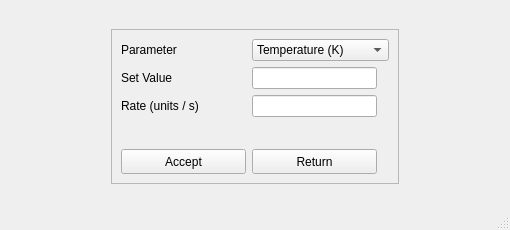
<?xml version="1.0" encoding="UTF-8"?>
<ui version="4.0">
 <class>PPMSCommandWindow</class>
 <widget class="QMainWindow" name="PPMSCommandWindow">
  <property name="geometry">
   <rect>
    <x>0</x>
    <y>0</y>
    <width>510</width>
    <height>230</height>
   </rect>
  </property>
  <property name="sizePolicy">
   <sizepolicy hsizetype="Fixed" vsizetype="Fixed">
    <horstretch>0</horstretch>
    <verstretch>0</verstretch>
   </sizepolicy>
  </property>
  <property name="contextMenuPolicy">
   <enum>Qt::DefaultContextMenu</enum>
  </property>
  <property name="windowTitle">
   <string>Select PPMS command</string>
  </property>
  <property name="animated">
   <bool>false</bool>
  </property>
  <property name="tabShape">
   <enum>QTabWidget::Rounded</enum>
  </property>
  <property name="dockNestingEnabled">
   <bool>false</bool>
  </property>
  <property name="unifiedTitleAndToolBarOnMac">
   <bool>false</bool>
  </property>
  <widget class="QWidget" name="centralwidget">
   <layout class="QGridLayout" name="gridLayout">
    <item row="1" column="0">
     <spacer name="horizontalSpacer">
      <property name="orientation">
       <enum>Qt::Horizontal</enum>
      </property>
      <property name="sizeType">
       <enum>QSizePolicy::Fixed</enum>
      </property>
      <property name="sizeHint" stdset="0">
       <size>
        <width>15</width>
        <height>20</height>
       </size>
      </property>
     </spacer>
    </item>
    <item row="2" column="1">
     <spacer name="verticalSpacer">
      <property name="orientation">
       <enum>Qt::Vertical</enum>
      </property>
      <property name="sizeType">
       <enum>QSizePolicy::Fixed</enum>
      </property>
      <property name="sizeHint" stdset="0">
       <size>
        <width>20</width>
        <height>10</height>
       </size>
      </property>
     </spacer>
    </item>
    <item row="0" column="1">
     <spacer name="verticalSpacer_2">
      <property name="orientation">
       <enum>Qt::Vertical</enum>
      </property>
      <property name="sizeType">
       <enum>QSizePolicy::Fixed</enum>
      </property>
      <property name="sizeHint" stdset="0">
       <size>
        <width>20</width>
        <height>15</height>
       </size>
      </property>
     </spacer>
    </item>
    <item row="1" column="2">
     <spacer name="horizontalSpacer_2">
      <property name="orientation">
       <enum>Qt::Horizontal</enum>
      </property>
      <property name="sizeType">
       <enum>QSizePolicy::Fixed</enum>
      </property>
      <property name="sizeHint" stdset="0">
       <size>
        <width>15</width>
        <height>20</height>
       </size>
      </property>
     </spacer>
    </item>
    <item row="1" column="1">
     <widget class="QFrame" name="frame">
      <property name="sizePolicy">
       <sizepolicy hsizetype="Fixed" vsizetype="Fixed">
        <horstretch>0</horstretch>
        <verstretch>0</verstretch>
       </sizepolicy>
      </property>
      <property name="frameShape">
       <enum>QFrame::StyledPanel</enum>
      </property>
      <property name="frameShadow">
       <enum>QFrame::Raised</enum>
      </property>
      <layout class="QFormLayout" name="formLayout">
       <item row="0" column="0">
        <widget class="QLabel" name="parameterLbl">
         <property name="sizePolicy">
          <sizepolicy hsizetype="Fixed" vsizetype="Preferred">
           <horstretch>0</horstretch>
           <verstretch>0</verstretch>
          </sizepolicy>
         </property>
         <property name="minimumSize">
          <size>
           <width>125</width>
           <height>0</height>
          </size>
         </property>
         <property name="text">
          <string>Parameter</string>
         </property>
         <property name="alignment">
          <set>Qt::AlignLeading|Qt::AlignLeft|Qt::AlignVCenter</set>
         </property>
        </widget>
       </item>
       <item row="0" column="1">
        <widget class="QComboBox" name="parameterComboBox">
         <property name="sizePolicy">
          <sizepolicy hsizetype="Fixed" vsizetype="Preferred">
           <horstretch>0</horstretch>
           <verstretch>0</verstretch>
          </sizepolicy>
         </property>
         <property name="minimumSize">
          <size>
           <width>125</width>
           <height>0</height>
          </size>
         </property>
         <property name="baseSize">
          <size>
           <width>0</width>
           <height>0</height>
          </size>
         </property>
         <property name="editable">
          <bool>false</bool>
         </property>
         <property name="currentIndex">
          <number>0</number>
         </property>
         <property name="frame">
          <bool>true</bool>
         </property>
         <item>
          <property name="text">
           <string>Temperature (K)</string>
          </property>
         </item>
         <item>
          <property name="text">
           <string>Magnetic Field (Oe)</string>
          </property>
         </item>
        </widget>
       </item>
       <item row="1" column="0">
        <widget class="QLabel" name="valLbl">
         <property name="sizePolicy">
          <sizepolicy hsizetype="Fixed" vsizetype="Preferred">
           <horstretch>0</horstretch>
           <verstretch>0</verstretch>
          </sizepolicy>
         </property>
         <property name="minimumSize">
          <size>
           <width>125</width>
           <height>0</height>
          </size>
         </property>
         <property name="text">
          <string>Set Value</string>
         </property>
         <property name="alignment">
          <set>Qt::AlignLeading|Qt::AlignLeft|Qt::AlignVCenter</set>
         </property>
        </widget>
       </item>
       <item row="1" column="1">
        <widget class="QLineEdit" name="valLineEdit">
         <property name="sizePolicy">
          <sizepolicy hsizetype="Fixed" vsizetype="Preferred">
           <horstretch>0</horstretch>
           <verstretch>0</verstretch>
          </sizepolicy>
         </property>
         <property name="minimumSize">
          <size>
           <width>125</width>
           <height>0</height>
          </size>
         </property>
         <property name="maximumSize">
          <size>
           <width>100</width>
           <height>16777215</height>
          </size>
         </property>
        </widget>
       </item>
       <item row="3" column="0">
        <spacer name="verticalSpacer_3">
         <property name="orientation">
          <enum>Qt::Vertical</enum>
         </property>
         <property name="sizeType">
          <enum>QSizePolicy::Fixed</enum>
         </property>
         <property name="sizeHint" stdset="0">
          <size>
           <width>20</width>
           <height>20</height>
          </size>
         </property>
        </spacer>
       </item>
       <item row="5" column="1">
        <widget class="QPushButton" name="returnBtn">
         <property name="sizePolicy">
          <sizepolicy hsizetype="Fixed" vsizetype="Fixed">
           <horstretch>0</horstretch>
           <verstretch>0</verstretch>
          </sizepolicy>
         </property>
         <property name="minimumSize">
          <size>
           <width>125</width>
           <height>25</height>
          </size>
         </property>
         <property name="text">
          <string>Return</string>
         </property>
        </widget>
       </item>
       <item row="5" column="0">
        <widget class="QPushButton" name="acceptBtn">
         <property name="sizePolicy">
          <sizepolicy hsizetype="Fixed" vsizetype="Fixed">
           <horstretch>0</horstretch>
           <verstretch>0</verstretch>
          </sizepolicy>
         </property>
         <property name="minimumSize">
          <size>
           <width>125</width>
           <height>25</height>
          </size>
         </property>
         <property name="text">
          <string>Accept</string>
         </property>
        </widget>
       </item>
       <item row="2" column="0">
        <widget class="QLabel" name="rateLbl">
         <property name="sizePolicy">
          <sizepolicy hsizetype="Fixed" vsizetype="Preferred">
           <horstretch>0</horstretch>
           <verstretch>0</verstretch>
          </sizepolicy>
         </property>
         <property name="minimumSize">
          <size>
           <width>125</width>
           <height>0</height>
          </size>
         </property>
         <property name="text">
          <string>Rate (units / s)</string>
         </property>
        </widget>
       </item>
       <item row="2" column="1">
        <widget class="QLineEdit" name="rateLineEdit">
         <property name="sizePolicy">
          <sizepolicy hsizetype="Fixed" vsizetype="Preferred">
           <horstretch>0</horstretch>
           <verstretch>0</verstretch>
          </sizepolicy>
         </property>
         <property name="minimumSize">
          <size>
           <width>125</width>
           <height>0</height>
          </size>
         </property>
         <property name="maximumSize">
          <size>
           <width>125</width>
           <height>16777215</height>
          </size>
         </property>
        </widget>
       </item>
      </layout>
     </widget>
    </item>
   </layout>
  </widget>
  <widget class="QStatusBar" name="statusbar"/>
 </widget>
 <resources/>
 <connections/>
</ui>
